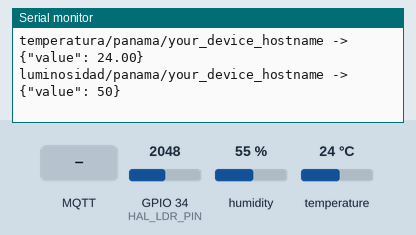
This sketch was run on a simulated ESP32. Shown: the last lines printed to the serial monitor. The test bench sets the inputs (shaded band); at power-on: humidity 55 %, GPIO 34 (HAL_LDR_PIN) = 2048, temperature 24 °C. WiFi joins after 1.5 s; servers stay silent unless stated; the local clock reads 2024-03-15 10:24:30 at power-on unless the sketch sets it; no MQTT or app messages arrive unless stated.

Above: at 4.2 s.
4.3 s: MQTT message "1" arrives on the first subscribed topic
9.6 s: MQTT message "on" arrives on the first subscribed topic
14.6 s: MQTT message "off" arrives on the first subscribed topic
19.6 s: humidity set to 22 %
22.4 s: GPIO 34 (HAL_LDR_PIN) set to 2866
At 24.4 s:
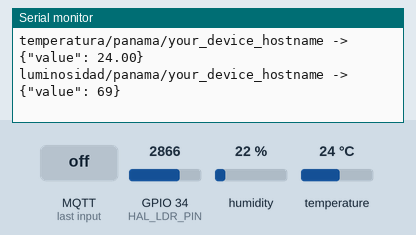
25.2 s: temperature set to 12 °C
At 28.8 s:
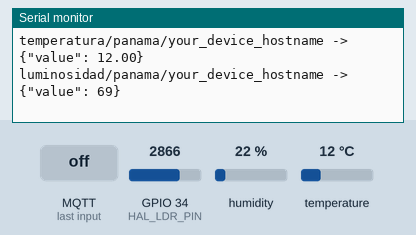

Measured:
- after the input at 22.4 s, the serial monitor: prints a new line after 0.84 s (image 1)
- after the input at 25.2 s, the serial monitor: prints a new line after 3.1 s (image 2)

The sketch:

main.ino
```cpp
#include "HAL.h"
#include "config.h"
#include <time.h>
#include <PubSubClient.h>
#include <DHT.h>

// Validate security configuration
#if (defined(CHECK_PUB_KEY) && defined(CHECK_CA_ROOT)) || \
    (defined(CHECK_PUB_KEY) && defined(CHECK_FINGERPRINT)) || \
    (defined(CHECK_FINGERPRINT) && defined(CHECK_CA_ROOT))
  #error "Cannot have multiple security checks enabled"
#endif

// DHT sensor
#define DHTTYPE DHT11
DHT dht(HAL_DHT_PIN, DHTTYPE);

// MQTT client
WiFiClientSecure net;
PubSubClient client(net);

time_t now;

// MQTT callback for received messages
void receivedCallback(char* topic, byte* payload, unsigned int length) {
    Serial.print("Received [");
    Serial.print(topic);
    Serial.print("]: ");
    for (unsigned int i = 0; i < length; i++) {
        Serial.print((char)payload[i]);
    }
    Serial.println();
}

// Connect to MQTT broker
void mqtt_connect() {
    while (!client.connected()) {
        Serial.print("Time: ");
        Serial.print(ctime(&now));
        Serial.print("MQTT connecting ... ");

        if (client.connect(HOSTNAME, MQTT_USER, MQTT_PASS)) {
            Serial.println("connected.");
            client.subscribe(MQTT_SUB_TOPIC);
        } else {
            Serial.println("Connection failed, check MQTT credentials");
            Serial.print("Error code = ");
            Serial.println(client.state());

            if (client.state() == MQTT_CONNECT_UNAUTHORIZED) {
                HAL_deepSleep();
            }
            delay(5000);
        }
    }
}

// Connect to WiFi
void setupWiFi() {
    Serial.print("Connecting to WiFi: ");
    Serial.println(WIFI_SSID);

    HAL_setHostname(HOSTNAME);
    WiFi.mode(WIFI_STA);
    WiFi.begin(WIFI_SSID, WIFI_PASSWORD);

    while (WiFi.status() != WL_CONNECTED) {
        if (WiFi.status() == WL_NO_SSID_AVAIL) {
            Serial.println("\nSSID not found");
            HAL_deepSleep();
        } else if (WiFi.status() == WL_CONNECT_FAILED) {
            Serial.println("\nConnection failed (wrong password or timeout)");
            HAL_deepSleep();
        }
        Serial.print(".");
        delay(1000);
    }

    Serial.println("\nWiFi connected!");
    Serial.print("IP address: ");
    Serial.println(WiFi.localIP());
}

// Sync time via NTP
void setupTime() {
    Serial.print("Syncing time via NTP");
    configTime(-5 * 3600, 0, "pool.ntp.org", "time.nist.gov");

    now = time(nullptr);
    while (now < 1510592825) {
        delay(500);
        Serial.print(".");
        now = time(nullptr);
    }

    Serial.println(" done!");
    struct tm timeinfo;
    gmtime_r(&now, &timeinfo);
    Serial.print("Current time: ");
    Serial.println(asctime(&timeinfo));
}

// Setup TLS security
void setupSecurity() {
    #if defined(CHECK_CA_ROOT)
        HAL_setCACert(net, digicert);
    #elif defined(CHECK_FINGERPRINT)
        net.setFingerprint(fp);
    #else
        net.setInsecure();
    #endif
}

void setup() {
    Serial.begin(115200);
    delay(1000);

    Serial.println();
    Serial.println("=================================");
    Serial.print("Running on ");
    Serial.println(PLATFORM_NAME);
    Serial.println("=================================");

    // Initialize DHT sensor
    dht.begin();

    // Connect to WiFi
    setupWiFi();

    // Sync time
    setupTime();

    // Setup TLS
    setupSecurity();

    // Setup MQTT
    client.setServer(MQTT_HOST, MQTT_PORT);
    client.setCallback(receivedCallback);
    mqtt_connect();
}

void loop() {
    // Check WiFi connection
    if (WiFi.status() != WL_CONNECTED) {
        Serial.print("Reconnecting WiFi");
        while (WiFi.waitForConnectResult() != WL_CONNECTED) {
            WiFi.begin(WIFI_SSID, WIFI_PASSWORD);
            Serial.print(".");
            delay(10);
        }
        Serial.println(" connected");
    } else {
        if (!client.connected()) {
            mqtt_connect();
        } else {
            client.loop();
        }
    }

    now = time(nullptr);

    // Read sensors
    float humidity = dht.readHumidity();
    float temperature = dht.readTemperature();
    int lightRaw = analogRead(HAL_LDR_PIN);
    int lightPercent = map(lightRaw, 0, HAL_ADC_MAX, 0, 100);

    // Build JSON payloads
    String jsonHumidity = "{\"value\": " + String(humidity) + "}";
    String jsonTemp = "{\"value\": " + String(temperature) + "}";
    String jsonLight = "{\"value\": " + String(lightPercent) + "}";

    // Publish if readings are valid
    if (!isnan(humidity) && !isnan(temperature)) {
        client.publish(MQTT_PUB_TOPIC_HUMIDITY, jsonHumidity.c_str(), false);
        client.publish(MQTT_PUB_TOPIC_TEMP, jsonTemp.c_str(), false);
        client.publish(MQTT_PUB_TOPIC_LIGHT, jsonLight.c_str(), false);
    }

    // Print to serial
    Serial.print(MQTT_PUB_TOPIC_HUMIDITY);
    Serial.print(" -> ");
    Serial.println(jsonHumidity);

    Serial.print(MQTT_PUB_TOPIC_TEMP);
    Serial.print(" -> ");
    Serial.println(jsonTemp);

    Serial.print(MQTT_PUB_TOPIC_LIGHT);
    Serial.print(" -> ");
    Serial.println(jsonLight);

    delay(5000);
}
```

config.h
```cpp
#ifndef CONFIG_H
#define CONFIG_H

// ============================================
// SECURITY MODE
// Enable only ONE of these options
// ============================================
#define CHECK_CA_ROOT
// #define CHECK_PUB_KEY
// #define CHECK_FINGERPRINT

// ============================================
// WiFi Configuration
// ============================================
#define WIFI_SSID       "YOUR_WIFI_SSID"
#define WIFI_PASSWORD   "YOUR_WIFI_PASSWORD"

// ============================================
// Device Configuration
// ============================================
#define HOSTNAME        "your_device_hostname"

// ============================================
// MQTT Broker Configuration
// ============================================
#define MQTT_HOST       "iotlab.virtual.uniandes.edu.co"
#define MQTT_PORT       8082
#define MQTT_USER       "your_mqtt_username"
#define MQTT_PASS       "your_mqtt_password"

// ============================================
// MQTT Topics (auto-generated from HOSTNAME)
// ============================================
#define MQTT_PUB_TOPIC_HUMIDITY   "humedad/panama/" HOSTNAME
#define MQTT_PUB_TOPIC_TEMP       "temperatura/panama/" HOSTNAME
#define MQTT_PUB_TOPIC_LIGHT      "luminosidad/panama/" HOSTNAME
#define MQTT_SUB_TOPIC            HOSTNAME "/"

// ============================================
// TLS Certificates
// ============================================

#ifdef CHECK_CA_ROOT
static const char digicert[] PROGMEM = R"EOF(
-----BEGIN CERTIFICATE-----
MIIEBTCCAu2gAwIBAgIUTRtBAJYUFcnUiCNXJDOny/6RmVkwDQYJKoZIhvcNAQEL
BQAwgZExCzAJBgNVBAYTAkNPMRUwEwYDVQQIDAxDdW5kaW5hbWFyY2ExDzANBgNV
BAcMBkJvZ290YTERMA8GA1UECgwIVW5pYW5kZXMxDTALBgNVBAsMBE1pc28xDzAN
BgNVBAMMBmJyb2tlcjEnMCUGCSqGSIb3DQEJARYYYWRtb25zaXNAdW5pYW5kZXMu
ZWR1LmNvMB4XDTI0MDgwNzE0MDIwMVoXDTI5MDgwNzE0MDIwMVowgZExCzAJBgNV
BAYTAkNPMRUwEwYDVQQIDAxDdW5kaW5hbWFyY2ExDzANBgNVBAcMBkJvZ290YTER
MA8GA1UECgwIVW5pYW5kZXMxDTALBgNVBAsMBE1pc28xDzANBgNVBAMMBmJyb2tl
cjEnMCUGCSqGSIb3DQEJARYYYWRtb25zaXNAdW5pYW5kZXMuZWR1LmNvMIIBIjAN
BgkqhkiG9w0BAQEFAAOCAQ8AMIIBCgKCAQEAp8dgdoZLhQahtCCxuOcoVJUpg+Ko
EgSKy6kaF0+Sjay0bd7hZeCOPP1dZql1BhfUgl2qqCBGdnB41sQBxeTNk4L6ZVo/
eMI8wPuTYEkTwyyJU3pPy4upwX6BMBHkJfp19Hyca7G7RU+nVpgB921ulpHmatt2
j612yI9DTRke2G1pI75tpbi/DZIj5AshPRJEzvCbmzdRK/w0HR8DsGfkyrOLXs2J
O22oJpU5yeZnzUlVKMQRv3BLTMYxZ1S10EmLb9cJccQOU7ZX5WtauAarFkdL2S+r
Ivg5F736dl8nMjriwAB3skekRiNzVVh7VA/eCeIfYx5nGYuBf+RMZy1ItQIDAQAB
o1MwUTAdBgNVHQ4EFgQUfpWsX41A17h7U4DlEsA+3XnQOk0wHwYDVR0jBBgwFoAU
fpWsX41A17h7U4DlEsA+3XnQOk0wDwYDVR0TAQH/BAUwAwEB/zANBgkqhkiG9w0B
AQsFAAOCAQEAg4OorSMFbqO7kJoutdmFIZkWMYTPFLXHlTGx33Y6FRL0qjB19Pf/
62tb1uKx3p/7uYfjMK0qbRR1Sngmz6y43N5KMogZbS2EfpuTh9V8jdUgphOMo6+1
EUqJzb9cU73VGayfd9UeRI0GRPtouCcvsEfx7CC9QcoP0lYzGCF8zI/S+jRUsNLg
jp/pn1TpOnED2z9jaMVhA0YOtSREMlrFxEUFdBXlB8VilKhJ06x5oX+xEWwSAQgj
vf1EOYTZpp4fYr5hC1dwyqVFDdRyL/SJuRywcl/KtVoWhtkdNzHXpqgsKtlqQhYH
LCxfJkfimLhbD1Pwq1VC0eW27K1PAXADYQ==
-----END CERTIFICATE-----
)EOF";
#endif

#ifdef CHECK_PUB_KEY
// Extracted by: openssl x509 -pubkey -noout -in ca.crt
static const char pubkey[] PROGMEM = R"KEY(
-----BEGIN PUBLIC KEY-----
xxxxxxxxxxxxxxxxxxxxxxxxxxxxxxxxxxxxxxxxxxxxxxxxxxxxxxxxxxxxxxxx
xxxxxxxxxxxxxxxxxxxxxxxxxxxxxxxxxxxxxxxxxxxxxxxxxxxxxxxxxxxxxxxx
xxxxxxxxxxxxxxxxxxxxxxxxxxxxxxxxxxxxxxxxxxxxxxxxxxxxxxxxxxxxxxxx
xxxxxxxxxxxxxxxxxxxxxxxxxxxxxxxxxxxxxxxxxxxxxxxxxxxxxxxxxxxxxxxx
xxxxxxxxxxxxxxxxxxxxxxxxxxxxxxxxxxxxxxxxxxxxxxxxxxxxxxxxxxxxxxxx
xxxxxxxxxxxxxxxxxxxxxxxxxxxxxxxxxxxxxxxxxxxxxxxxxxxxxxxxxxxxxxxx
xxxxxxxxxxxxxxxxxxxxxxxxxxxxxxxxxxxxxxxxxxxxxxxxxxxxxxxxxxxxxxxx
xxxxxxxxxxxxxxxxxxxxxxxxxxxxxxxxxxxxxxxxxxxxxxxxxxxxxxxxxxxxxxxx
xxxxxxxx
-----END PUBLIC KEY-----
)KEY";
#endif

#ifdef CHECK_FINGERPRINT
// Extracted by: openssl x509 -fingerprint -in server.crt
static const char fp[] PROGMEM = "AA:BB:CC:DD:EE:FF:00:11:22:33:44:55:66:77:88:99:AA:BB:CC:DD";
#endif

#endif // CONFIG_H
```

HAL.h
```cpp
#ifndef HAL_H
#define HAL_H

#include <Arduino.h>

// Platform-specific includes
#if defined(ESP32)
    #include <WiFi.h>
    #include <WiFiClientSecure.h>
#elif defined(ESP8266)
    #include <ESP8266WiFi.h>
    #include <WiFiClientSecure.h>
#endif

// Platform constants (defined in platform-specific .cpp files)
extern const char* PLATFORM_NAME;
extern const uint8_t HAL_LED_BUILTIN;
extern const uint8_t HAL_DHT_PIN;
extern const uint8_t HAL_LDR_PIN;
extern const int HAL_ADC_MAX;

// Platform-specific functions
void HAL_setHostname(const char* hostname);
void HAL_setCACert(WiFiClientSecure& client, const char* cert);
void HAL_deepSleep();

#endif // HAL_H
```

HAL_ESP32.cpp
```cpp
#ifdef ESP32

#include "HAL.h"

const char* PLATFORM_NAME = "ESP32";
const uint8_t HAL_LED_BUILTIN = 2;
const uint8_t HAL_DHT_PIN = 4;
const uint8_t HAL_LDR_PIN = 34;
const int HAL_ADC_MAX = 4095;

void HAL_setHostname(const char* hostname) {
    WiFi.setHostname(hostname);
}

void HAL_setCACert(WiFiClientSecure& client, const char* cert) {
    client.setCACert(cert);
}

void HAL_deepSleep() {
    ESP.deepSleep(0);
}

#endif // ESP32
```

HAL_ESP8266.cpp
```cpp
#ifdef ESP8266

#include "HAL.h"

const char* PLATFORM_NAME = "ESP8266";
const uint8_t HAL_LED_BUILTIN = 2;
const uint8_t HAL_DHT_PIN = 4;  // D2 on NodeMCU
const uint8_t HAL_LDR_PIN = A0;
const int HAL_ADC_MAX = 1023;

// BearSSL certificate for ESP8266
static BearSSL::X509List* certList = nullptr;

void HAL_setHostname(const char* hostname) {
    WiFi.hostname(hostname);
}

void HAL_setCACert(WiFiClientSecure& client, const char* cert) {
    if (certList != nullptr) {
        delete certList;
    }
    certList = new BearSSL::X509List(cert);
    client.setTrustAnchors(certList);
}

void HAL_deepSleep() {
    ESP.deepSleep(0);
}

#endif // ESP8266
```
